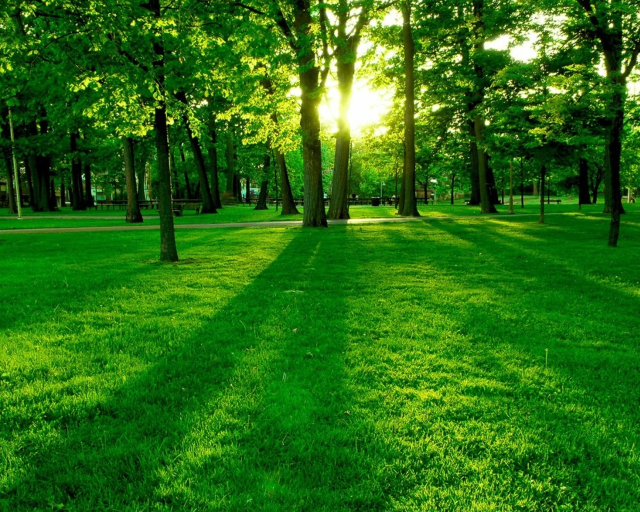
#> input picture Editing images/green.jpg, 1280 x 1024 px (shown at 1/2 size)
$ python resizing.py
#> lines starting #> are read from the running program, lines starting #| are printed output that depends on the picture
import cv2

img=cv2.imread("green.jpg")
#> img is the input picture: shape (1024, 1280, 3); mean B, G, R 18.6, 110.6, 42.9
img=cv2.resize(img,(400,200))
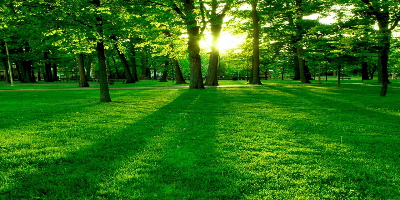
#> img: shape (200, 400, 3); mean B, G, R 18.5, 110.5, 42.8

cv2.line(img,(0,0),(399,0),(0,0,0),15)
cv2.line(img,(0,0),(0,199),(0,0,0),15)
cv2.line(img,(399,0),(399,199),(0,0,0),15)
cv2.line(img,(0,199),(399,199),(0,0,0),15)
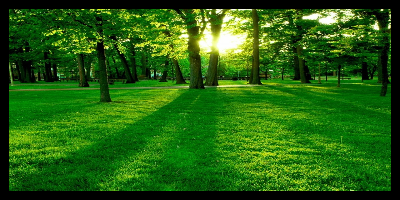
#> img: shape (200, 400, 3); mean B, G, R 15.8, 96.8, 37.4

cv2.imshow('resized', img)
cv2.waitKey(0)
